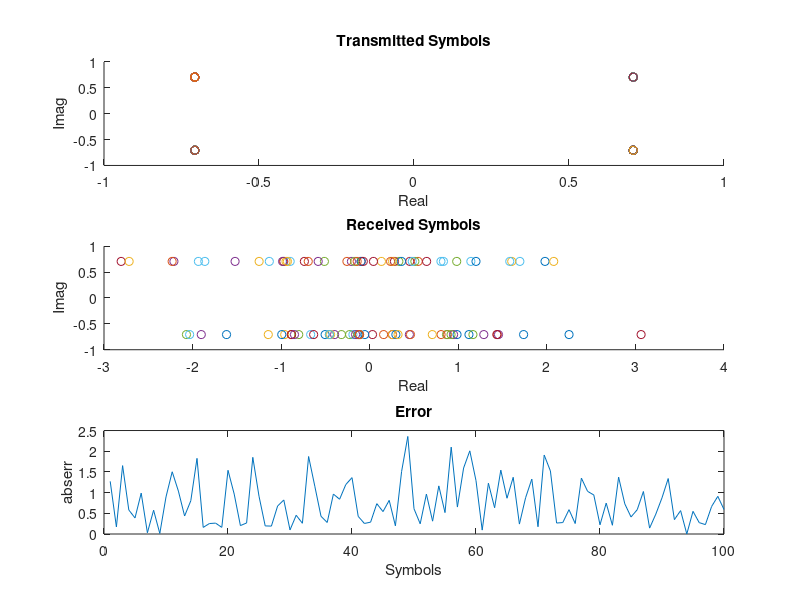

Here is the MATLAB script that generated this plot:
clear all;
close all;
P = 1;
iter = 100;
err_vec = []
for x=1:1:iter
    const = [1/sqrt(2) + (1/sqrt(2))*1i, 1/sqrt(2) - (1/sqrt(2))*1i,-1/sqrt(2) + (1/sqrt(2))*1i, -1/sqrt(2) - (1/sqrt(2))*1i];
    m = const(randi(4));
    func_transmit = sqrt(P)*m;
    func_received = func_transmit + randn(1,1);
    err = abs(func_transmit-func_received);
    err_vec(x) = err;
    subplot(311);
    scatter(real(func_transmit),imag(func_transmit));
    title('Transmitted Symbols');
    xlabel('Real')
    ylabel('Imag')
    hold on
    subplot(312);
    scatter(real(func_received),imag(func_received));
    title('Received Symbols');
     xlabel('Real')
    ylabel('Imag')
    hold on
    pause(0.1)
end

symb = 1:1:iter;
subplot(313);
plot(symb,err_vec);
title('Error');
xlabel('Symbols');
ylabel('abserr');
    